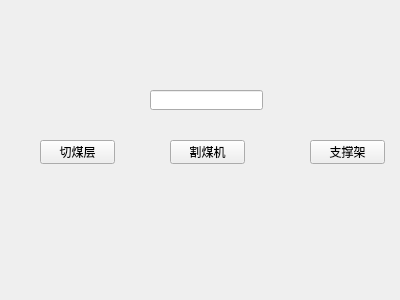
<?xml version="1.0" encoding="UTF-8"?>
<ui version="4.0">
 <class>SliceWin</class>
 <widget class="QWidget" name="SliceWin">
  <property name="geometry">
   <rect>
    <x>0</x>
    <y>0</y>
    <width>400</width>
    <height>300</height>
   </rect>
  </property>
  <property name="windowTitle">
   <string>Form</string>
  </property>
  <widget class="QPushButton" name="pushButton_sliceSeam">
   <property name="geometry">
    <rect>
     <x>40</x>
     <y>140</y>
     <width>75</width>
     <height>24</height>
    </rect>
   </property>
   <property name="text">
    <string>切煤层</string>
   </property>
  </widget>
  <widget class="QPushButton" name="pushButton_pushCutter">
   <property name="geometry">
    <rect>
     <x>170</x>
     <y>140</y>
     <width>75</width>
     <height>24</height>
    </rect>
   </property>
   <property name="text">
    <string>割煤机</string>
   </property>
  </widget>
  <widget class="QPushButton" name="pushButton_pushSupports">
   <property name="geometry">
    <rect>
     <x>310</x>
     <y>140</y>
     <width>75</width>
     <height>24</height>
    </rect>
   </property>
   <property name="text">
    <string>支撑架</string>
   </property>
  </widget>
  <widget class="QLineEdit" name="lineEdit_sliceThickness">
   <property name="geometry">
    <rect>
     <x>150</x>
     <y>90</y>
     <width>113</width>
     <height>20</height>
    </rect>
   </property>
  </widget>
 </widget>
 <resources/>
 <connections/>
</ui>
